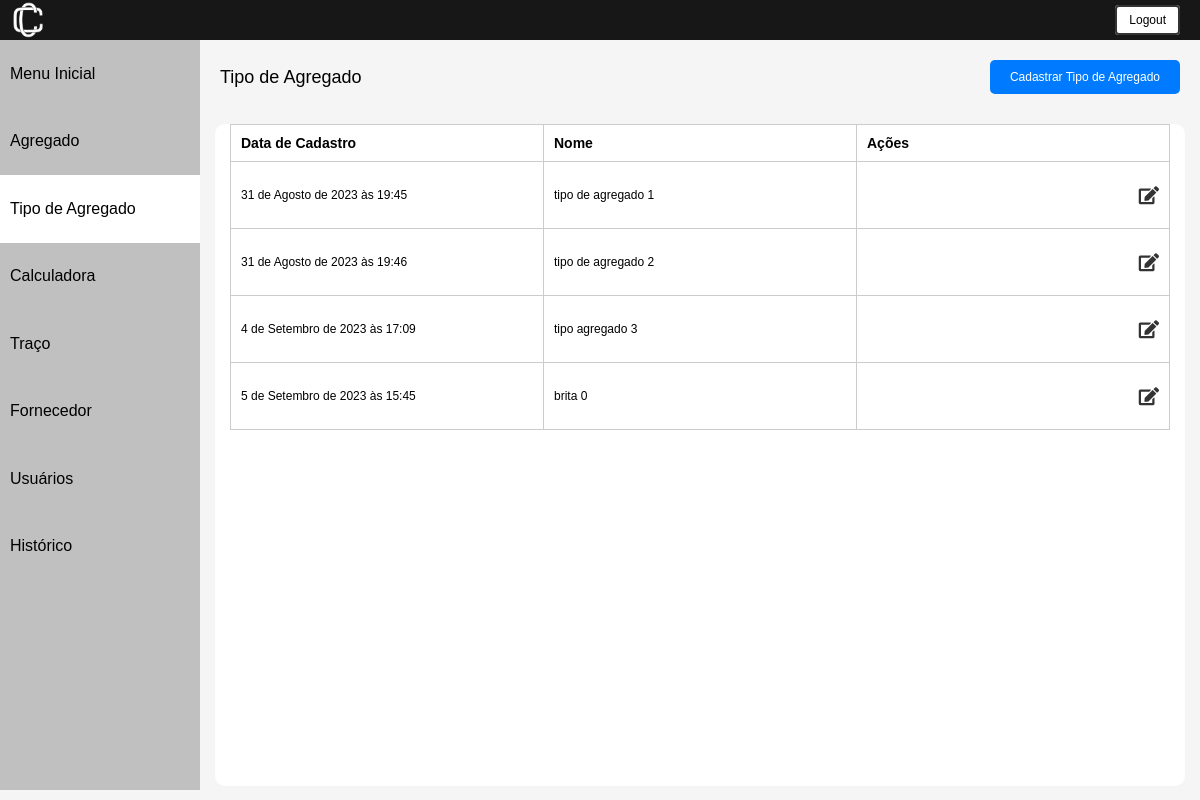
/tipo_agregado/ (signed in), run on the app's committed database.
### usuarios/models.py (models this page shows, shortened)
class TipoAgregado(models.Model):
    nome = models.CharField(max_length=40, unique=True, null=False)
    data_cadastro = models.DateTimeField(default=timezone.now)
    class Meta:
        db_table = "tipo_agregado"

### usuarios/views.py (the view)
# urls.py: path('tipo_agregado/', views.listar_tipo_agregado, name='tipo_agregado'),
@login_required
def listar_tipo_agregado(request):
    tipos_agregados = TipoAgregado.objects.all()  # Renomeei a variável para ficar mais claro
    return render(request, 'tipo_agregado/index.html', {'tipos_agregados': tipos_agregados})

### usuarios/templates/tipo_agregado/index.html (shortened to what this page needs)
{% extends 'base.html' %}
{% load static %}
{% block content %}
<html lang="pt-br">
<head>
    <link rel="stylesheet" href="{% static 'css/listar.css' %}">
    <link rel="stylesheet" href="https://cdnjs.cloudflare.com/ajax/libs/font-awesome/5.15.4/css/all.min.css">
</head>
<body>
     {% include "utils/header.html" %}
    <div class="container">
         {% include "utils/sidebar.html" %}
        <div class="content">
            <div class="cadastrar_btn">
                <a class="nome-pagina">Tipo de Agregado</a>
                <a href="{% url 'cadastrar_tipo_agregado' %}" class="btn_cadastrar">Cadastrar Tipo de Agregado</a>
            </div>
            <div class = 'all-content'>
                <div class="lista">
                    <table>
                        <thead>
                            <tr>
                                <th>Data de Cadastro</th>
                                <th>Nome</th>
                                <th>Ações</th>
                            </tr>
                        </thead>
                        <tbody>
                            {% for tipo_agregado in tipos_agregados %}
                                <tr>
                                    <td>{{ tipo_agregado.data_cadastro }}</td>
                                    <td>{{ tipo_agregado.nome }}</td>
                                    <td class="align-right">
                                      <div class="btn-action-container">
                                        <a href="{% url 'editar_tipo_agregado' tipo_agregado.id %}" class="btn-action"><i class="fa fa-edit"></i></a>
                                     </div>
                                    </td>
                                </tr>
                            {% endfor %}
                        </tbody>
                    </table>
                </div>
            </div>
        </div>
    </div>
</body>
{% endblock %}

### usuarios/static/css/listar.css (style rules this page uses)
* { margin: 0; padding: 0; color: inherit; }
body { font-family: arial, helvetica, sans-serif; font-size: 12px; background: #F5F5F5; min-height: 100vh; }
.container { display: flex; min-height: calc(100vh - 50px); }
.content { flex: 1; margin: 15px; }
.nome-pagina { text-align: left; font-size: 18px; }
.cadastrar_btn { display: flex; justify-content: space-between; align-items: center; padding: 5px; }
.btn_cadastrar { text-align: right; background-color: #007bff; color: white; padding: 10px 20px; text-decoration: none; border-radius: 5px; }
.all-content { margin-top: 25px; width: 100%; height:92%; background-color: white; border-radius: 10px; }
.lista { margin: 15px; }
.lista table { width: 100%; font-size: 14px; table-layout: fixed; border-collapse: collapse; border: 1px solid #ccc; }
.btn-action-container { display: flex; justify-content: flex-end; gap: 10px; }
.btn-action { background: none; border: none; cursor: pointer; font-size: 18px; color: #333; padding: 0; transition: color 0.3s ease; }
.lista td { font-size: 12px; white-space: pre-line; width: 20%; }
.lista th, .lista td { padding: 10px; text-align: left; border: 1px solid #ccc; width: 18%; }

### data on the page
TipoAgregado: data_cadastro "31 de Agosto de 2023 às 19:45", nome "tipo de agregado 1"
TipoAgregado: data_cadastro "31 de Agosto de 2023 às 19:46", nome "tipo de agregado 2"
TipoAgregado: data_cadastro "4 de Setembro de 2023 às 17:09", nome "tipo agregado 3"
TipoAgregado: data_cadastro "5 de Setembro de 2023 às 15:45", nome "brita 0"
